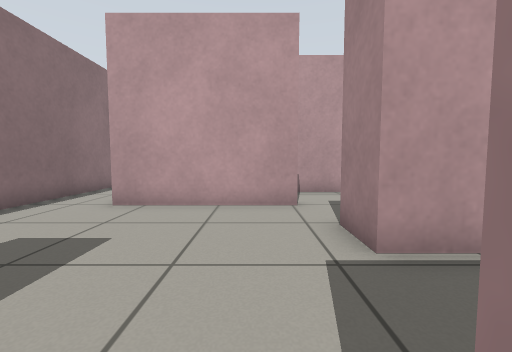
[1] (above)

18 first-person views from a walk through a Gazebo world. The camera is 0.64 m above the floor, tilts 4° down and sees 90° across. The floor is counted in squares, 0.5 m on a side. Each view is taken from the middle of a square. On the plan, view 1 faces up. The plan holds only what a view shows up to about 12 squares ahead; the rest is blank.

[2]
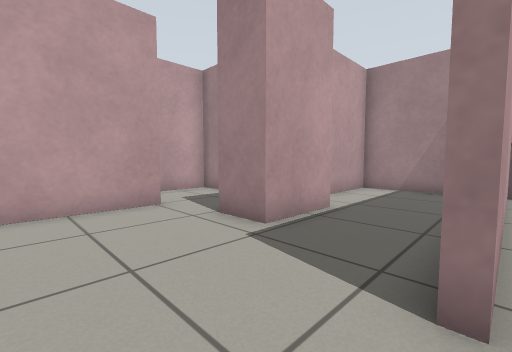

[3]
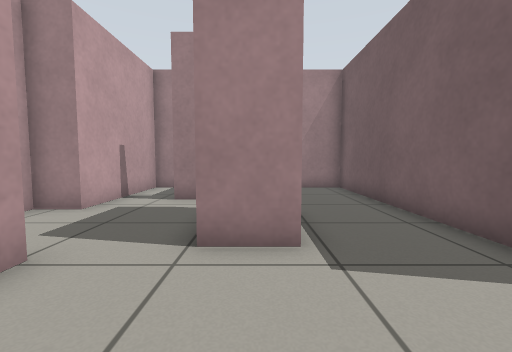

[4]
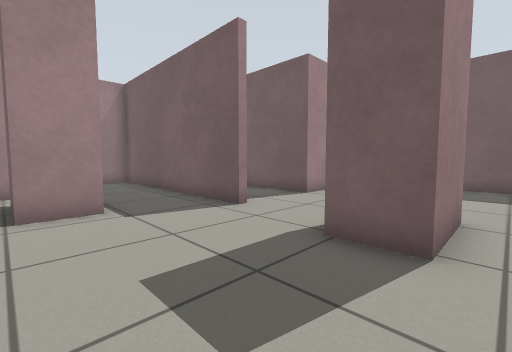

[5]
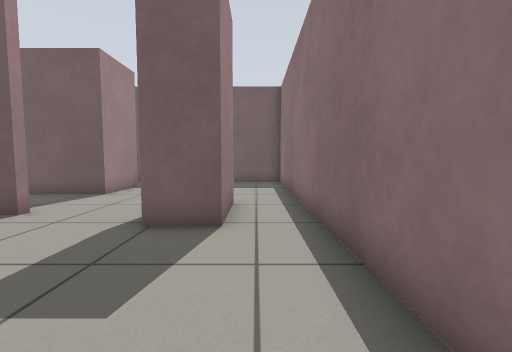

[6]
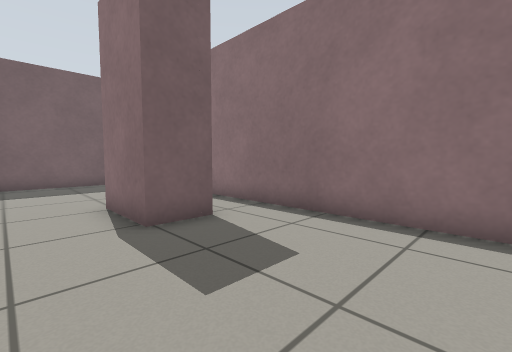

[7]
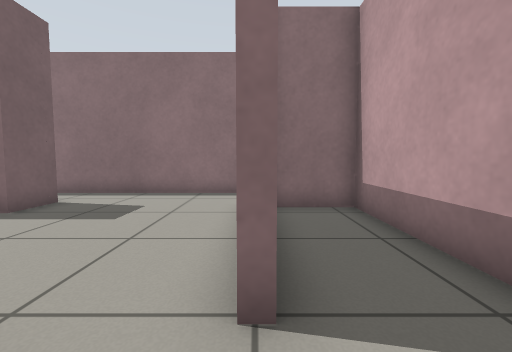

[8]
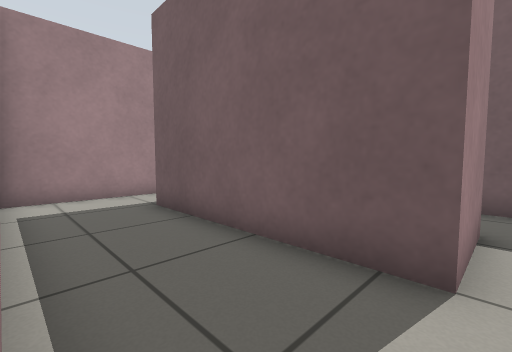

[9]
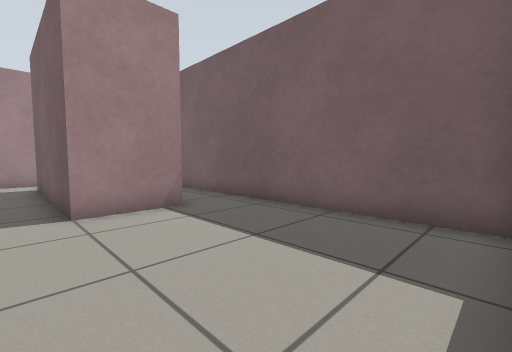

[10]
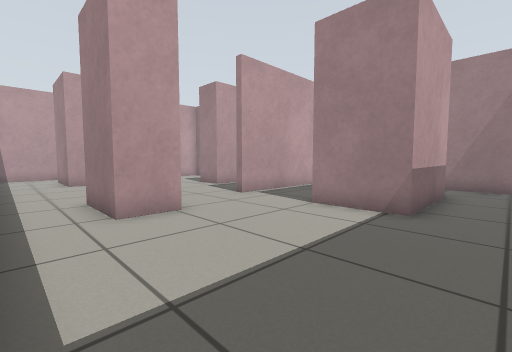

[11]
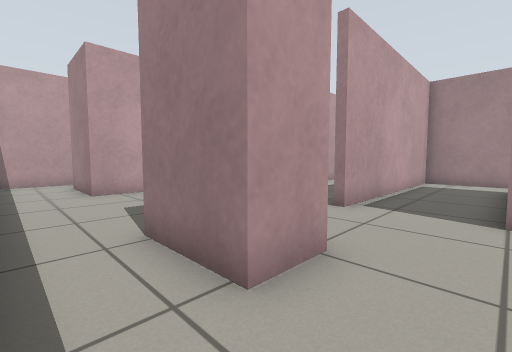

[12]
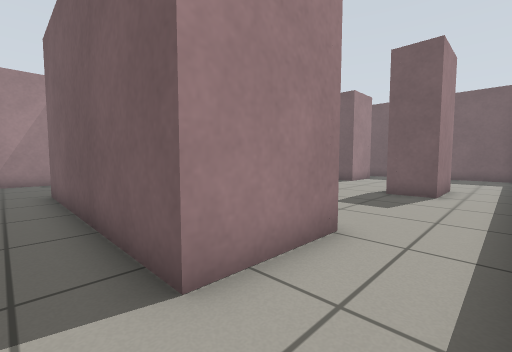

[13]
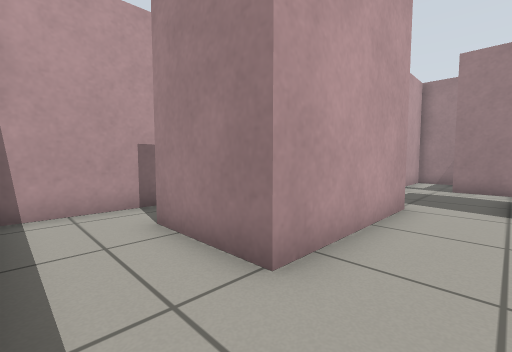

[14]
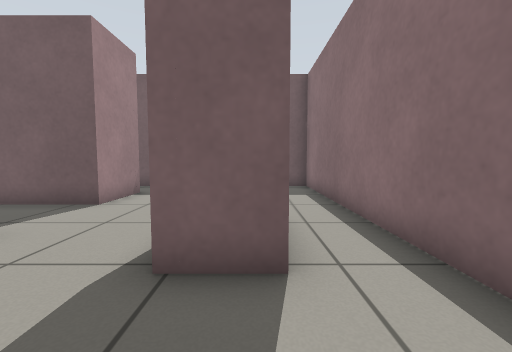

[15]
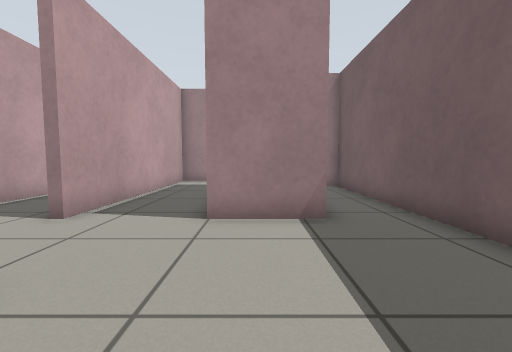

[16]
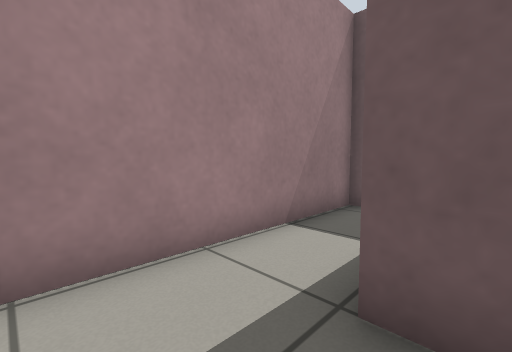

[17]
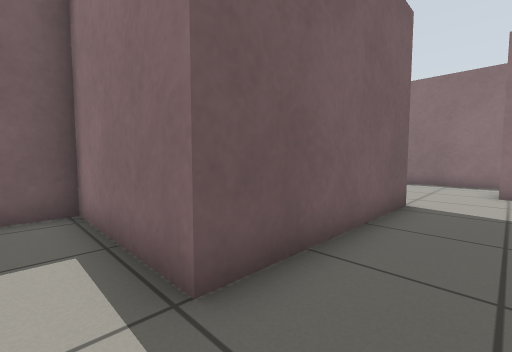

[18]
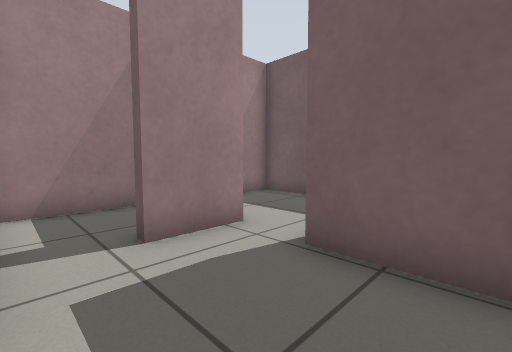

### Floor plan
Points are (right, up) in squares from view 1. A wall is a line through its corners. A room is listed if a view was taken in it or the views show most of it. See-through windows are left out.
Room 1 (views 1, 2, 3, 4, 5, 6, 8, 12, 13, 14)
walls: (1.1, 6.9) (-3.9, 6.9) (-3.9, 9.9); (0.2, 0.3) (9.1, 0.3) (9.1, 4.5) (6.2, 4.5); (4.1, 3.4) (1.6, 3.4) (1.6, 4.9); (-4.4, -1.2) (-4.4, 1.3) (-2.9, 1.3) (-2.9, -1.2); (-4.4, 11.7) (-6.1, 11.7); (-6.3, 11.3) (-6.3, -1.4)
ways out: opening at (1, 6) to room 2; opening at (5, 5) to room 2; opening at (-5.5, -1) to room 3; opening at (-1, 0) to room 3; opening at (-4, 11)
Room 2 (views 7, 18)
walls: (1.1, 7.2) (1.1, 6.9); (1.6, 4.9) (4.1, 4.9); (5.8, 4.5) (5.8, 6.5) (6.2, 6.5); (9.1, 5.4) (9.1, 8.3) (4.3, 8.3) (4.3, 9.6) (-3.6, 9.6) (-3.6, 7.5)
ways out: opening at (1, 6) to room 1; opening at (5, 5) to room 1
Room 3 (views 9, 10, 11, 15, 16, 17)
walls: (-2.9, -1.2) (-4.4, -1.2); (4.4, -5.5) (0.3, -5.5) (0.3, -3) (6.8, -3) (6.8, -7.7) (9.1, -7.7) (9.1, 0.1); (-6.3, -1.4) (-6.3, -7.7) (6.5, -7.7) (6.5, -5.1); (8.1, 0) (0.2, 0)
ways out: opening at (-5.5, -1) to room 1; opening at (-1, 0) to room 1; opening at (5.5, -5)

Where each view was taken, in squares from view 1:
view 1: 0 up, 0 right, facing up
view 2: 0 up, 2 left, facing up-right
view 3: 4 up, 2 left, facing right
view 4: 5 up, 5 left, facing down-right
view 5: 6 up, 5 left, facing down
view 6: 6 up, 1 left, facing down-left
view 7: 7 up, 3 right, facing left
view 8: 0 up, 0 right, facing down-right
view 9: 2 down, 6 left, facing down-right
view 10: 7 down, 6 left, facing up-right
view 11: 3 down, 6 left, facing up-right
view 12: 11 up, 6 left, facing down-right
view 13: 5 up, 6 left, facing up-right
view 14: 4 up, 4 left, facing down
view 15: 4 down, 5 left, facing right
view 16: 1 down, 6 right, facing down-right
view 17: 1 down, 8 right, facing down-left
view 18: 8 up, 2 right, facing down-right
